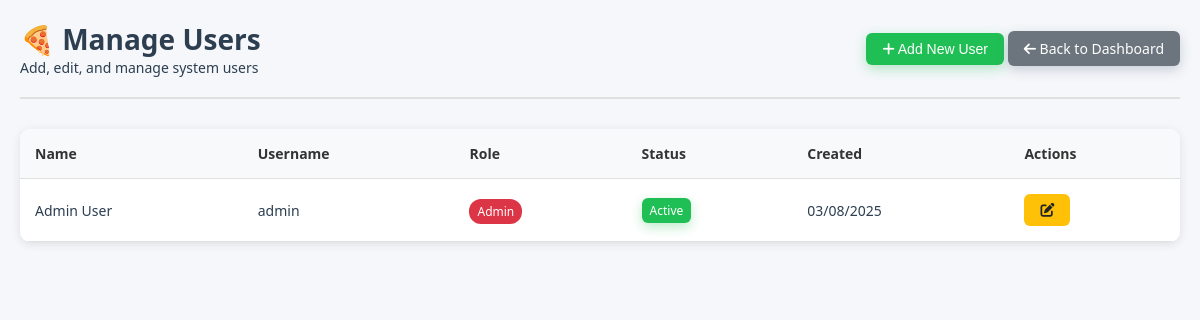
/admin/manage_users.php (signed in), run on the app's committed database.
### tables this page shows
CREATE TABLE users (
    id INT PRIMARY KEY AUTO_INCREMENT,
    name VARCHAR(100) NOT NULL,
    username VARCHAR(50) UNIQUE NOT NULL,
    password VARCHAR(255) NOT NULL,
    role ENUM('admin', 'cashier') DEFAULT 'cashier',
    is_active BOOLEAN DEFAULT TRUE,
    created_at TIMESTAMP DEFAULT CURRENT_TIMESTAMP,
    updated_at TIMESTAMP DEFAULT CURRENT_TIMESTAMP ON UPDATE CURRENT_TIMESTAMP
);

### admin/manage_users.php (the view, shortened to what this page needs)
<?php
require_once '../config/database.php';
$query = "SELECT * FROM users ORDER BY name";
$stmt = $db->prepare($query);
$stmt->execute();
$users = $stmt->fetchAll();
?>
<!DOCTYPE html>
<html lang="en">
<head>
    <link rel="stylesheet" href="../assets/css/style.css">
    <link rel="stylesheet" href="https://cdnjs.cloudflare.com/ajax/libs/font-awesome/6.0.0/css/all.min.css">
</head>
<body>
    <div class="admin-container">
        <div class="admin-header">
            <div>
                <h1>🍕 Manage Users</h1>
                <p>Add, edit, and manage system users</p>
            </div>
            <div>
                <button class="btn-admin btn-primary" onclick="showAddModal()">
                    <i class="fas fa-plus"></i> Add New User
                </button>
                <a href="index.php" class="btn-admin btn-secondary">
                    <i class="fas fa-arrow-left"></i> Back to Dashboard
                </a>
            </div>
        </div>
        <table class="users-table">
            <thead>
                <tr>
                    <th>Name</th>
                    <th>Username</th>
                    <th>Role</th>
                    <th>Status</th>
                    <th>Created</th>
                    <th>Actions</th>
                </tr>
            </thead>
            <tbody>
                <?php foreach ($users as $user): ?>
                <tr>
                    <td><?php echo htmlspecialchars($user['name']); ?></td>
                    <td><?php echo htmlspecialchars($user['username']); ?></td>
                    <td>
                        <span class="role-badge role-<?php echo $user['role']; ?>">
                            <?php echo ucfirst($user['role']); ?>
                        </span>
                    </td>
                    <td>
                        <span class="btn-admin <?php echo $user['is_active'] ? 'btn-primary' : 'btn-secondary'; ?>" style="padding: 4px 8px; font-size: 12px;">
                            <?php echo $user['is_active'] ? 'Active' : 'Inactive'; ?>
                        </span>
                    </td>
                    <td><?php echo date('d/m/Y', strtotime($user['created_at'])); ?></td>
                    <td>
                        <button class="btn-admin btn-warning" onclick="showEditModal(<?php echo $user['id']; ?>, '<?php echo addslashes($user['name']); ?>', '<?php echo addslashes($user['username']); ?>', '<?php echo $user['role']; ?>')">
                            <i class="fas fa-edit"></i>
                        </button>
                    </td>
                </tr>
                <?php endforeach; ?>
            </tbody>
        </table>
    </div>
</body>
</html>

### assets/css/style.css (style rules this page uses)
* { margin: 0; padding: 0; box-sizing: border-box; }
body { font-family: 'Segoe UI', Tahoma, Geneva, Verdana, sans-serif; background: #f5f7fa; color: #2c3e50; overflow: hidden; height: 100vh; font-size: 14px; }
.btn-primary { background: linear-gradient(135deg, #20bf55 0%, #1a9f47 100%); color: white; box-shadow: 0 4px 12px rgba(32, 191, 85, 0.3); }
.btn-secondary { background: #64748b; color: white; box-shadow: 0 4px 12px rgba(100, 116, 139, 0.3); }

### admin/manage_users.php (style rules this page uses)
body { overflow: auto !important; height: auto !important; min-height: 100vh; }
.admin-container { max-width: 1200px; margin: 0 auto; padding: 20px; }
.admin-header { display: flex; justify-content: space-between; align-items: center; margin-bottom: 30px; padding-bottom: 20px; border-bottom: 2px solid #e0e0e0; }
.users-table { width: 100%; border-collapse: collapse; background: white; border-radius: 10px; overflow: hidden; box-shadow: 0 2px 10px rgba(0,0,0,0.1); }
.users-table th, .users-table td { padding: 15px; text-align: left; border-bottom: 1px solid #e0e0e0; }
.users-table th { background: #f8f9fa; font-weight: 600; color: #333; }
.btn-admin { padding: 8px 16px; border: none; border-radius: 6px; cursor: pointer; font-weight: 500; text-decoration: none; display: inline-block; text-align: center; font-size: 14px; }
.btn-primary { background: #20bf55; color: white; }
.btn-secondary { background: #6c757d; color: white; }
.btn-warning { background: #ffc107; color: #212529; }
.role-badge { padding: 4px 8px; border-radius: 12px; font-size: 12px; font-weight: 500; }
.role-admin { background: #dc3545; color: white; }

### data on the page
users: name "Admin User", username "admin", role "Admin", is_active "Active", created_at "03/08/2025"
